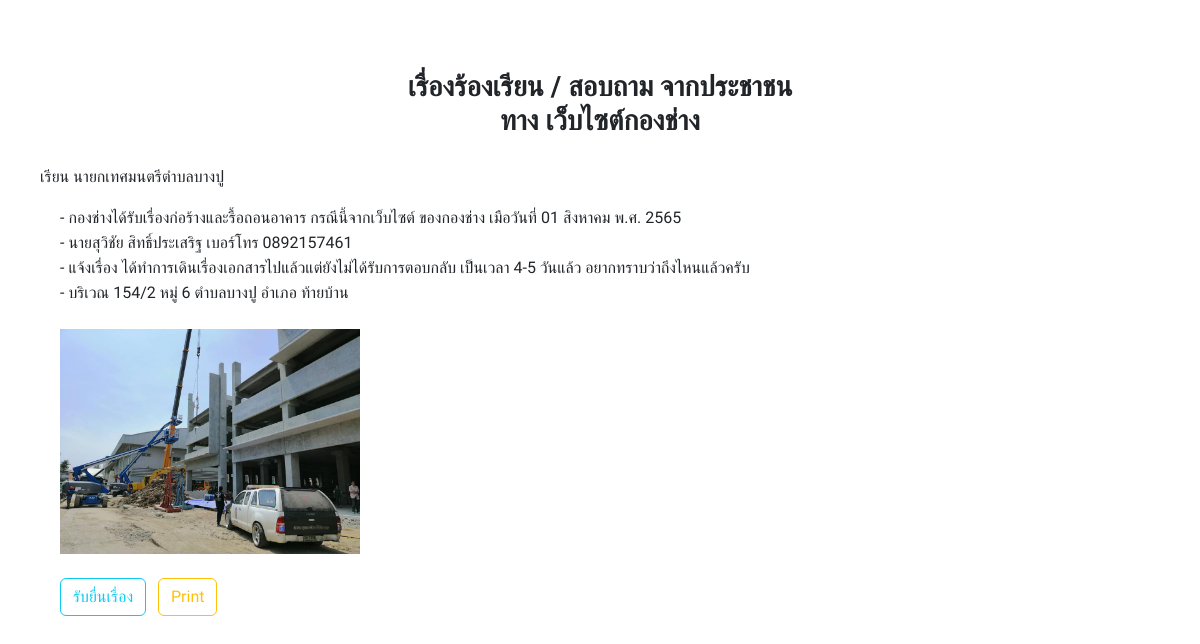
The app's page /documents.php?user_id=1 with its own data.
### tables this page shows
CREATE TABLE `construct` (
  `user_id` int(100) UNSIGNED NOT NULL,
  `inform` varchar(100) NOT NULL,
  `pre` varchar(100) NOT NULL,
  `fullname` varchar(100) NOT NULL,
  `address` text NOT NULL,
  `details` text NOT NULL,
  `phone` varchar(100) NOT NULL,
  `email` varchar(100) NOT NULL,
  `picture1` varchar(1000) NOT NULL,
  `picture2` varchar(1000) NOT NULL,
  `video` varchar(1000) NOT NULL,
  `time` date NOT NULL DEFAULT current_timestamp(),
  `status` int(11) NOT NULL,
  `head` varchar(50) NOT NULL
);

### documents.php (the view, shortened to what this page needs)
<!DOCTYPE html>
<html lang="en">
<head>
    <link rel="stylesheet" href="css/sheet.css">
    <link href="https://cdn.jsdelivr.net/npm/bootstrap@5.2.0/dist/css/bootstrap.min.css" rel="stylesheet">
</head>
<body>
    <?php
    include('config.php');
    $sql = "SELECT * FROM construct WHERE user_id ='" . $_GET['user_id'] . "' LIMIT 1";
    $result = mysqli_query($link, $sql) or die(mysqli_error($link));
    $info = mysqli_fetch_assoc($result);
    ?>
    <h2 class="fs-3 fw-bold">เรื่องร้องเรียน / สอบถาม จากประชาชน<br>ทาง เว็บไซต์กองช่าง
    </h2>
    <p class="p">เรียน นายกเทศมนตรีตำบลบางปู</p>
    <div class="all">
        <div class="title page">
            <label for="fullname">- กองช่างได้รับเรื่องก่อร้างและรื้อถอนอาคาร กรณีนี้จากเว็บไซต์ ของกองช่าง เมือวันที่</label>
            <?php
            $tim = explode("-", $info['time']);
            $day = $tim[2];
            if ($tim[1] != "10" && $tim[1] != "11" && $tim[1] != "12") {
                $monthtake = explode("0", $tim[1]);
                $monthh = $monthtake[1];
            } else {
                $monthh = $tim[1];
            }
            $month = array("", "มกราคม", "กุมภาพันธ์", "มีนาคม", "เมษายน", "พฤษภาคม", "มิถุนายน", "กรกฎาคม", "สิงหาคม", "กันยายน", "ตุลาคม", "พฤศจิกายน", "ธันวาคม");
            $year = ($tim[0] + 543);
            ?>
            <?= $day ?> <?= $month[$monthh] ?> พ.ศ. <?= $year ?>
        </div>
        <div class="title page">
            <label for="fullname">-</label>
            <?= $info['pre'] . $info['fullname'] ?>
            <label for="fullname">เบอร์โทร</label>
            <?= $info['phone'] ?>
        </div>
        <div class="title page">
            <label for="fullname">- แจ้งเรื่อง</label>
            <?= $info['details'] ?><br>
            <label for="fullname">- บริเวณ</label>
            <?= $info['address'] ?>
        </div>
        <br>
        <?php
        if ($info['picture1'] != "") {
        ?>
            <img src="img/construct/<?= $info['picture1'] ?>" width="300">&nbsp;&nbsp;
        <?php
        }
        ?>
        <br>
        <?php
        if (($info['status'] != "2") && ($info['status'] != "3")) {
        ?>
            <br><a id="hid" href="do_documents.php?user_id=<?= $info['user_id'] ?>" class="btn btn-outline-info">รับยื่นเรื่อง</a>&nbsp;&nbsp;
        <?php
        }
        ?>
        <input type="button" name="button" id="hid" value="Print" class="btn btn-outline-warning" onclick="print();">
    </div>
</body>
</html>

### css/sheet.css (style rules this page uses)
body { margin: 0; --bs-body-font-family: 'Sarabun', sans-serif; }
.all { padding-left: 60px; }
.p { padding-left: 40px; }
h2 { text-align: center; padding-top: 70px; padding-bottom: 20px; font-weight: bold; }
.page { font-size: 16px; line-height: 25px; }

### records on screen
construct: time "01", time "สิงหาคม", time "2565", pre "นาย", fullname "สุวิชัย สิทธิ์ประเสริฐ", phone "0892157461", details "ได้ทำการเดินเรื่องเอกสารไปแล้วแต่ยังไม่ได้รับการตอบกลับ เป็นเวลา 4-5 วันแล้ว อยากทราบว่าถึงไหนแล้วครับ", address "154/2 หมู่ 6 ตำบลบางปู อำเภอ ท้ายบ้าน", picture1 (picture)
